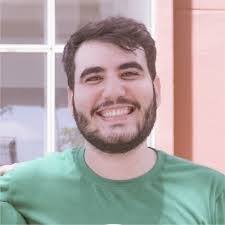
#> input picture computer-vision/book_practical_python_and_opencv/chapter 6/rapela.jpg, 225 x 225 px
$ python 6.4.py --image rapela.jpg
#> lines starting #> are read from the running program, lines starting #| are printed output that depends on the picture
import numpy as np
import argparse
import cv2
import imutils

ap = argparse.ArgumentParser()
ap.add_argument("-i", "--image", required = True, help = "Path to the image")
args = vars(ap.parse_args())

image = cv2.imread(args["image"])
#> image is the input picture: shape (225, 225, 3); mean B, G, R 164.9, 166, 174
cv2.imshow("Original", image)

rotated = imutils.rotate(image,angle=45,center=(image.shape[0]/2,image.shape[1]/2),scale=2.0)
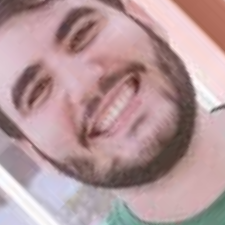
#> rotated: shape (225, 225, 3); mean B, G, R 154.1, 151.4, 180.9
cv2.imshow("Image rotated 45 degrees and rezised 2x", rotated)
cv2.waitKey(0)
